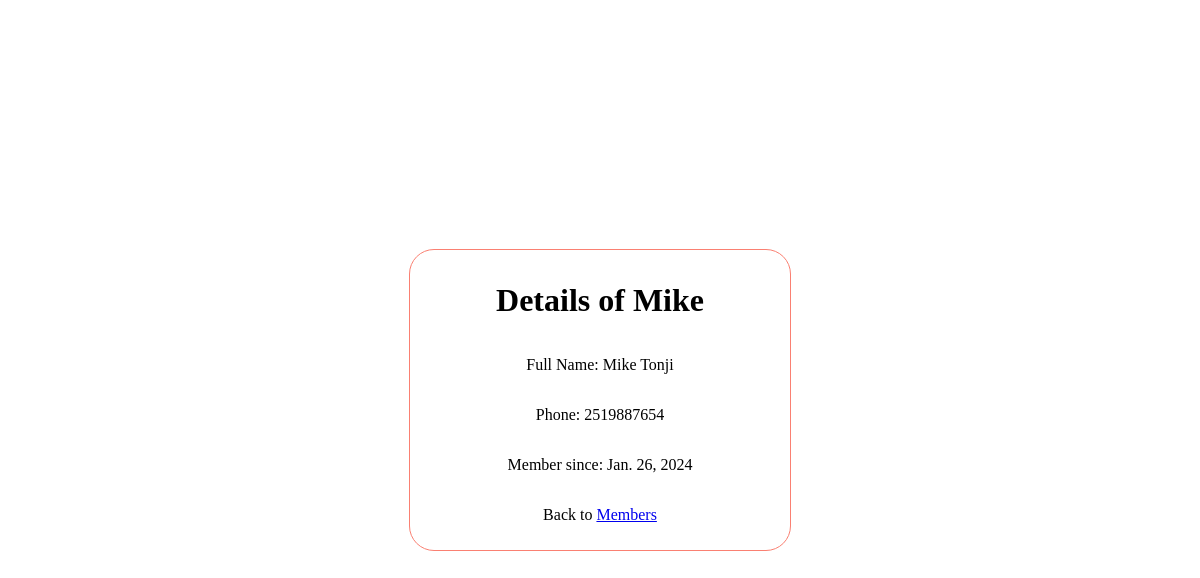
The app's page /members/details/1 with its own data.
### members/models.py (models this page shows)
class Member(models.Model):
    firstname = models.CharField(max_length=255)
    lastname = models.CharField(max_length=255)
    phone = models.IntegerField(null = True)
    joined_date = models.DateField(null = True)

### members/views.py (the view)
# urls.py: path("members/details/<int:id>", views.details, name="details"),
def details(request, id):
    mymember = Member.objects.get(id=id)
    template = loader.get_template("details.html")
    context = {
        "mymember": mymember
    }
    return HttpResponse(template.render(context, request))

### members/templates/details.html (shortened to what this page needs)
{% extends "master.html" %}
{% block content%}
    <h1>Details of {{mymember.firstname}}</h1>
    <p>Full Name: {{mymember.firstname}} {{mymember.lastname}}</p>
    <p>Phone:  {{mymember.phone}}</p>
    <p>Member since: {{mymember.joined_date}}</p>
    <p>Back to  <a href="/members">Members</a></p>
{% endblock %}

### members/templates/master.html (style rules this page uses)
body { width: 100%; display: flex; flex-direction: column; align-items: center; justify-content: center; padding: 0; margin: 0; overflow: hidden; height: 100vh; }

### records on screen
Member: firstname "Mike", lastname "Tonji", phone "2519887654", joined_date "Jan. 26, 2024"
